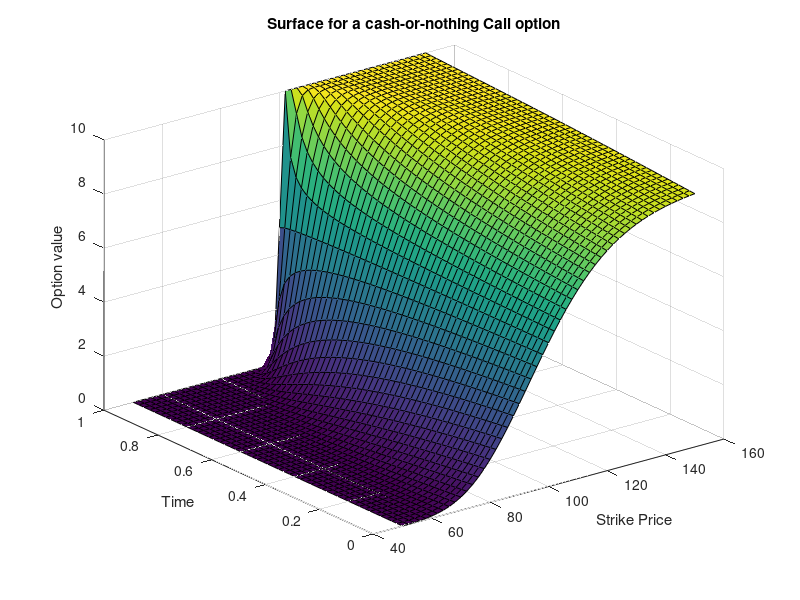

Here is the MATLAB script that generated this plot:
clear 
clc 

K = 100; 
A = 10; 
T = 1; 
r = 0.05; 
sigma = 0.2; 
L = 51; 

Sdom = linspace(50,150,L); 
tdom = linspace(0,T,L); 

[S,t] = meshgrid(Sdom,tdom); 

C = zeros(size(t));

d = (log(S(t<T)./K)+(r-0.5.*sigma.^2).*(T-t(t<T)))./(sigma.*sqrt(T-t(t<T))); 
N = 0.5.*(1+erf(d./sqrt(2))); 


C(t<T) = A.*exp(-r.*(T-t(t<T))).*N; 
C(t==T) = 0.5.*A.*(1 + sign(S(t==T)-K)); 

figure() 
surf(S,t,C)
title('Surface for a cash-or-nothing Call option'); 
xlabel('Strike Price')
ylabel('Time')
zlabel('Option value')


